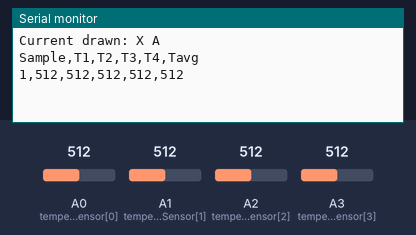
A sketch run on a simulated Arduino Uno, built with avr-gcc and run on an emulated ATmega328P. Parts: the last lines printed to the serial monitor. The inputs (shaded band) are chosen by the test bench; at power-on: A0 (temperatureSensor[0]) = 512, A1 (temperatureSensor[1]) = 512, A2 (temperatureSensor[2]) = 512, A3 (temperatureSensor[3]) = 512.

Above: at 3.2 s.
3.3 s: A0 (temperatureSensor[0]) set to 716
At 4.6 s:
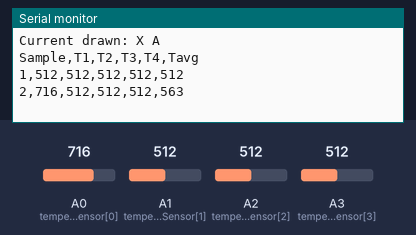
4.8 s: A1 (temperatureSensor[1]) set to 716
At 6.2 s:
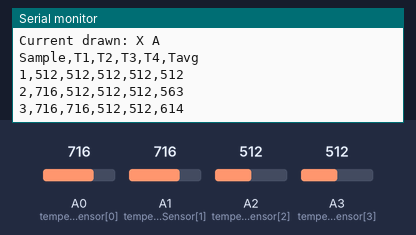
6.3 s: A2 (temperatureSensor[2]) set to 716
7.8 s: A3 (temperatureSensor[3]) set to 716
At 8.6 s:
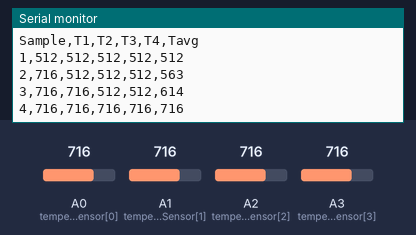
9.3 s: A0 (temperatureSensor[0]) set to 992
At 10.6 s:
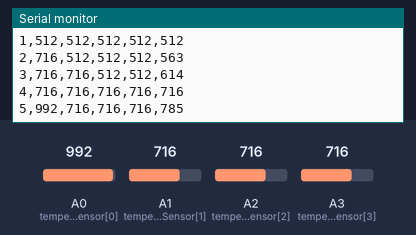
10.8 s: A1 (temperatureSensor[1]) set to 992
At 12.9 s:
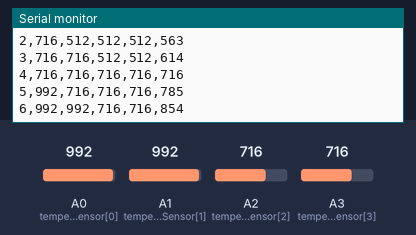
Timing chart, 0 to 13.3 s (numbered marks = the images above; inputs shaded):
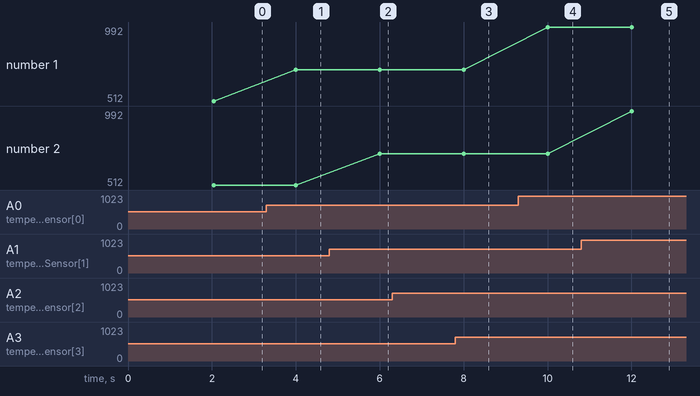

Measured:
- after the input at 3.3 s, the serial monitor: prints a new line after 0.70 s (image 1)
- after the input at 4.8 s, the serial monitor: prints a new line after 1.2 s (image 2)
- after the input at 7.8 s, the serial monitor: prints a new line after 0.21 s (image 3)
- after the input at 9.3 s, the serial monitor: prints a new line after 0.71 s (image 4)
- after the input at 10.8 s, the serial monitor: prints a new line after 1.2 s (image 5)
- plotted number 1: 512 → 716 after the input at 3.3 s, 716 → 992 after the input at 9.3 s

The sketch:

board_temperature.ino
```cpp
/**
 * @brief: Get average temperature of the board using four temperature sensors
 * @author: Othniel Konan
 * @version: v1.0
 * @date: 2 Nov 2017
 */
int temperatureSensor[4] = {A0, A1,A2,A3}; // select the input pin for the potentiometer
int samplingInterval = 2000;
int sampleNumber = 0;
int numberOfSamples = 15;
int averageTemperature = 0;  // variable to store the value coming from the sensor
int previousTemperature = 10000;
int difference = 10;
void setup() {
  Serial.begin(9600);
  delay(2000);

  Serial.println("Current drawn: X A");
  Serial.println("Sample,T1,T2,T3,T4,Tavg");
}

void loop() {
 while(abs(averageTemperature-previousTemperature)>=difference){
    previousTemperature = averageTemperature;
    ++sampleNumber;
    averageTemperature = 0; // reset average
    // read data from all sensor and find the average
    Serial.print(sampleNumber);
    Serial.print(',');
    for(int i=0; i<4; ++i){
      int value = analogRead(temperatureSensor[i]);
      Serial.print(value);
      Serial.print(',');
      averageTemperature += value;
    }
    averageTemperature /= 4;
    Serial.println(averageTemperature);
    // delay to next sample
    delay(samplingInterval);
  }
}
```
